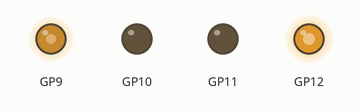
Recording of a program running on a simulated Raspberry Pi Pico running MicroPython. Shown: output pins drawn as LEDs (lit = HIGH). At 2.3 s the program stops and its outputs stay as they are.

Above: at 0.2 s.
At 2.2 s:
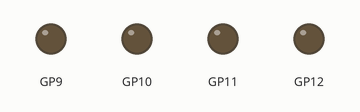
Timing chart, 0 to 3.7 s (numbered marks = the images above):
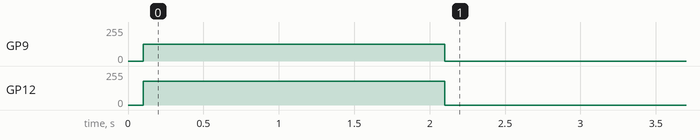

Measured:
- by itself, GP9: 0/255 → 127/255 at 0.10 s, → 0/255 2.0 s later
- by itself, GP12: 0/255 → 178/255 at 0.10 s, → 0/255 2.0 s later

The program:

MotorTrain_test.py
```python
from MotorTrain_l298N import MotorTrain_l298N
bot = MotorTrain_l298N(12, 11, 9, 10)

def main():
    bot.stop()
#bot.move(left_power_in_percent, right_power_in_percent, time in sec)
    bot.move(70, 50, 2)
    bot.stop()

if __name__ == "__main__":
    main()
```

MotorTrain_l298N.py
```python
from machine import Pin, ADC, PWM
from utime import sleep
import utime
class MotorTrain_l298N:
    def __init__(self, in1, in2, in3, in4): #реверс осуществляется изменением порядка пинов подключения
        self.__left1 = PWM(Pin(in1))
        self.__left2 = PWM(Pin(in2))
        self.__right1 = PWM(Pin(in3))
        self.__right2 = PWM(Pin(in4))

        self.__left1.freq(1000)
        self.__left2.freq(1000)
        self.__right1.freq(1000)
        self.__right2.freq(1000)

        self.__in1 = in1
        self.__in2 = in2
        self.__in3 = in3
        self.__in4 = in4

        self.__max_power = 655


    def stop(self):
        self.__left1.duty_u16(0)
        self.__left2.duty_u16(0)
        self.__right1.duty_u16(0)
        self.__right2.duty_u16(0)
        sleep(0.1)


    def set_max_power(self, pwr):
        pwr = int(pwr)
        if pwr > 0 and pwr <= 655 : self.__max_power = pwr


    # мощность задаётся в процентах
    def move(self, left_pwr, right_pwr, *args):
        if len(args) > 0:
            self.move(left_pwr, right_pwr)
            sleep(args[0])
            self.stop()
        else:
            left_pwr = int(left_pwr)
            right_pwr = int(right_pwr)
            if left_pwr < -100: left_pwr = -100
            if right_pwr < -100: right_pwr = -100
            if left_pwr > 100: left_pwr = 100
            if right_pwr > 100: right_pwr = 100
            if left_pwr >= 0:
                self.__left1.duty_u16(left_pwr * self.__max_power)
                self.__left2.duty_u16(0)
            else:
                self.__left1.duty_u16(0)
                self.__left2.duty_u16(left_pwr * self.__max_power)
            if right_pwr >= 0:
                self.__right1.duty_u16(right_pwr * self.__max_power)
                self.__right2.duty_u16(0)
            else:
                self.__right1.duty_u16(0)
                self.__right2.duty_u16(right_pwr * self.__max_power)


    def p_move(self, error, pwr, kp, *args):
        if len(args) > 0:
            curr_time = utime.time()
            while utime.time() - curr_time < args[0]:
                self.p_move(error, pwr, kp)
            self.stop()
        else: self.move(pwr - error * kp, pwr + error * kp)


    
```
